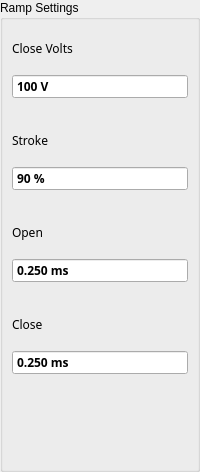
       <widget class="QGroupBox" name="groupBoxRampSettings">
        <property name="title">
         <string>Ramp Settings</string>
        </property>
        <property name="alignment">
         <set>Qt::AlignLeading|Qt::AlignLeft|Qt::AlignTop</set>
        </property>
        <layout class="QGridLayout" name="gridLayout_24">
         <property name="leftMargin">
          <number>0</number>
         </property>
         <property name="topMargin">
          <number>0</number>
         </property>
         <property name="rightMargin">
          <number>0</number>
         </property>
         <property name="bottomMargin">
          <number>4</number>
         </property>
         <property name="spacing">
          <number>4</number>
         </property>
         <item row="0" column="0">
          <widget class="ContentBoardItem" name="widgetDashBoardCloseVolts" native="true">
           <property name="sizePolicy">
            <sizepolicy hsizetype="Expanding" vsizetype="Fixed">
             <horstretch>0</horstretch>
             <verstretch>0</verstretch>
            </sizepolicy>
           </property>
           <property name="minimumSize">
            <size>
             <width>0</width>
             <height>88</height>
            </size>
           </property>
           <property name="maximumSize">
            <size>
             <width>16777215</width>
             <height>88</height>
            </size>
           </property>
           <property name="styleSheet">
            <string notr="true">/*QFrame{
     background:rgb(249,247,248);
     min-height: 80px;
     max-height: 80px;
}

QLabel{
  background:rgb(249,247,248);
  color: rgb(39,51,66);
  font-size: 16px;
  font-family: Siemens Sans;
  min-height: 20px;
  max-height: 20px;
}

QDoubleSpinBox{
background:rgb(255,255,255);
  color: rgb(39,51,66);
  font-size: 16px;
  font-weight: bold;
  font-family: Siemens Sans;
  min-height: 32px;
  max-height: 32px;
}
*/
QDoubleSpinBox::focus{
 border: 2px solid rgb(0,95,135);
}
</string>
           </property>
           <layout class="QGridLayout" name="gridLayout_16">
            <property name="leftMargin">
             <number>9</number>
            </property>
            <property name="rightMargin">
             <number>9</number>
            </property>
            <item row="1" column="0">
             <widget class="QLabel" name="labelContentBoardCloseVolts">
              <property name="font">
               <font>
                <family>Siemens Sans</family>
               </font>
              </property>
              <property name="styleSheet">
               <string notr="true"/>
              </property>
              <property name="text">
               <string>Close Volts</string>
              </property>
             </widget>
            </item>
            <item row="2" column="0">
             <widget class="QDoubleSpinBox" name="doubleSpinBoxCloseVolts">
              <property name="sizePolicy">
               <sizepolicy hsizetype="Ignored" vsizetype="Fixed">
                <horstretch>0</horstretch>
                <verstretch>0</verstretch>
               </sizepolicy>
              </property>
              <property name="font">
               <font>
                <family>Siemens Sans</family>
                <weight>75</weight>
                <bold>true</bold>
               </font>
              </property>
              <property name="focusPolicy">
               <enum>Qt::ClickFocus</enum>
              </property>
              <property name="styleSheet">
               <string notr="true"/>
              </property>
              <property name="wrapping">
               <bool>false</bool>
              </property>
              <property name="buttonSymbols">
               <enum>QAbstractSpinBox::NoButtons</enum>
              </property>
              <property name="keyboardTracking">
               <bool>false</bool>
              </property>
              <property name="suffix">
               <string> V</string>
              </property>
              <property name="decimals">
               <number>0</number>
              </property>
              <property name="minimum">
               <double>80.000000000000000</double>
              </property>
              <property name="maximum">
               <double>120.000000000000000</double>
              </property>
              <property name="singleStep">
               <double>1.000000000000000</double>
              </property>
              <property name="value">
               <double>100.000000000000000</double>
              </property>
             </widget>
            </item>
           </layout>
          </widget>
         </item>
         <item row="1" column="0">
          <widget class="ContentBoardItem" name="widgetDashBoardStroke" native="true">
           <property name="sizePolicy">
            <sizepolicy hsizetype="Expanding" vsizetype="Fixed">
             <horstretch>0</horstretch>
             <verstretch>0</verstretch>
            </sizepolicy>
           </property>
           <property name="minimumSize">
            <size>
             <width>0</width>
             <height>88</height>
            </size>
           </property>
           <property name="maximumSize">
            <size>
             <width>16777215</width>
             <height>88</height>
            </size>
           </property>
           <property name="styleSheet">
            <string notr="true">/*QFrame{
     background:rgb(249,247,248);
     min-height: 80px;
     max-height: 80px;
}

QLabel{
  background:rgb(249,247,248);
  color: rgb(39,51,66);
  font-size: 16px;
  font-family: Siemens Sans;
  min-height: 20px;
  max-height: 20px;
}

QDoubleSpinBox{
background:rgb(255,255,255);
  color: rgb(39,51,66);
  font-size: 16px;
  font-weight: bold;
  font-family: Siemens Sans;
  min-height: 32px;
  max-height: 32px;
}
*/
QDoubleSpinBox::focus{
 border: 2px solid rgb(0,95,135);
}

</string>
           </property>
           <layout class="QGridLayout" name="gridLayout_17">
            <property name="leftMargin">
             <number>9</number>
            </property>
            <property name="rightMargin">
             <number>9</number>
            </property>
            <item row="1" column="0">
             <widget class="QLabel" name="labelContentBoardStroke">
              <property name="font">
               <font>
                <family>Siemens Sans</family>
               </font>
              </property>
              <property name="styleSheet">
               <string notr="true"/>
              </property>
              <property name="text">
               <string>Stroke</string>
              </property>
             </widget>
            </item>
            <item row="2" column="0">
             <widget class="QDoubleSpinBox" name="doubleSpinBoxStroke">
              <property name="sizePolicy">
               <sizepolicy hsizetype="Ignored" vsizetype="Fixed">
                <horstretch>0</horstretch>
                <verstretch>0</verstretch>
               </sizepolicy>
              </property>
              <property name="font">
               <font>
                <family>Siemens Sans</family>
                <weight>75</weight>
                <bold>true</bold>
               </font>
              </property>
              <property name="focusPolicy">
               <enum>Qt::ClickFocus</enum>
              </property>
              <property name="styleSheet">
               <string notr="true"/>
              </property>
              <property name="wrapping">
               <bool>false</bool>
              </property>
              <property name="buttonSymbols">
               <enum>QAbstractSpinBox::NoButtons</enum>
              </property>
              <property name="suffix">
               <string> %</string>
              </property>
              <property name="decimals">
               <number>0</number>
              </property>
              <property name="minimum">
               <double>75.000000000000000</double>
              </property>
              <property name="maximum">
               <double>90.000000000000000</double>
              </property>
              <property name="singleStep">
               <double>1.000000000000000</double>
              </property>
              <property name="value">
               <double>90.000000000000000</double>
              </property>
             </widget>
            </item>
           </layout>
          </widget>
         </item>
         <item row="2" column="0">
          <widget class="ContentBoardItem" name="widgetDashBoardOpen" native="true">
           <property name="sizePolicy">
            <sizepolicy hsizetype="Expanding" vsizetype="Fixed">
             <horstretch>0</horstretch>
             <verstretch>0</verstretch>
            </sizepolicy>
           </property>
           <property name="minimumSize">
            <size>
             <width>0</width>
             <height>88</height>
            </size>
           </property>
           <property name="maximumSize">
            <size>
             <width>16777215</width>
             <height>88</height>
            </size>
           </property>
           <property name="styleSheet">
            <string notr="true">/*QFrame{
     background:rgb(249,247,248);
     min-height: 80px;
     max-height: 80px;
}

QLabel{
  background:rgb(249,247,248);
  color: rgb(39,51,66);
  font-size: 16px;
  font-family: Siemens Sans;
  min-height: 20px;
  max-height: 20px;
}

QDoubleSpinBox{
background:rgb(255,255,255);
  color: rgb(39,51,66);
  font-size: 16px;
  font-weight: bold;
  font-family: Siemens Sans;
  min-height: 32px;
  max-height: 32px;
}
*/

QDoubleSpinBox::focus{
 border: 2px solid rgb(0,95,135);
}
</string>
           </property>
           <layout class="QGridLayout" name="gridLayout_20">
            <property name="leftMargin">
             <number>9</number>
            </property>
            <property name="rightMargin">
             <number>9</number>
            </property>
            <item row="1" column="0">
             <widget class="QLabel" name="labelContentBoardOpen">
              <property name="font">
               <font>
                <family>Siemens Sans</family>
               </font>
              </property>
              <property name="styleSheet">
               <string notr="true"/>
              </property>
              <property name="text">
               <string>Open</string>
              </property>
             </widget>
            </item>
            <item row="2" column="0">
             <widget class="QDoubleSpinBox" name="doubleSpinBoxOpen">
              <property name="sizePolicy">
               <sizepolicy hsizetype="Ignored" vsizetype="Fixed">
                <horstretch>0</horstretch>
                <verstretch>0</verstretch>
               </sizepolicy>
              </property>
              <property name="font">
               <font>
                <family>Siemens Sans</family>
                <weight>75</weight>
                <bold>true</bold>
               </font>
              </property>
              <property name="focusPolicy">
               <enum>Qt::ClickFocus</enum>
              </property>
              <property name="styleSheet">
               <string notr="true"/>
              </property>
              <property name="wrapping">
               <bool>false</bool>
              </property>
              <property name="buttonSymbols">
               <enum>QAbstractSpinBox::NoButtons</enum>
              </property>
              <property name="suffix">
               <string> ms</string>
              </property>
              <property name="decimals">
               <number>3</number>
              </property>
              <property name="minimum">
               <double>0.100000000000000</double>
              </property>
              <property name="maximum">
               <double>0.500000000000000</double>
              </property>
              <property name="singleStep">
               <double>0.001000000000000</double>
              </property>
              <property name="value">
               <double>0.250000000000000</double>
              </property>
             </widget>
            </item>
           </layout>
          </widget>
         </item>
         <item row="3" column="0">
          <widget class="ContentBoardItem" name="widgetDashBoardClose" native="true">
           <property name="sizePolicy">
            <sizepolicy hsizetype="Expanding" vsizetype="Fixed">
             <horstretch>0</horstretch>
             <verstretch>0</verstretch>
            </sizepolicy>
           </property>
           <property name="minimumSize">
            <size>
             <width>0</width>
             <height>88</height>
            </size>
           </property>
           <property name="maximumSize">
            <size>
             <width>16777215</width>
             <height>88</height>
            </size>
           </property>
           <property name="styleSheet">
            <string notr="true">/*QFrame{
     background:rgb(249,247,248);
     min-height: 80px;
     max-height: 80px;
}

QLabel{
  background:rgb(249,247,248);
  color: rgb(39,51,66);
  font-size: 16px;
  font-family: Siemens Sans;
  min-height: 20px;
  max-height: 20px;
}

QDoubleSpinBox{
background:rgb(255,255,255);
  color: rgb(39,51,66);
  font-size: 16px;
  font-weight: bold;
  font-family: Siemens Sans;
  min-height: 32px;
  max-height: 32px;
}
*/

QDoubleSpinBox::focus{
 border: 2px solid rgb(0,95,135);
}

</string>
           </property>
           <layout class="QGridLayout" name="gridLayout_19">
            <property name="leftMargin">
             <number>9</number>
            </property>
            <property name="rightMargin">
             <number>9</number>
            </property>
            <item row="1" column="0">
             <widget class="QLabel" name="labelContentBoardClose">
              <property name="font">
               <font>
                <family>Siemens Sans</family>
               </font>
              </property>
              <property name="styleSheet">
               <string notr="true"/>
              </property>
              <property name="text">
               <string>Close</string>
              </property>
             </widget>
            </item>
            <item row="2" column="0">
             <widget class="QDoubleSpinBox" name="doubleSpinBoxClose">
              <property name="sizePolicy">
               <sizepolicy hsizetype="Ignored" vsizetype="Fixed">
                <horstretch>0</horstretch>
                <verstretch>0</verstretch>
               </sizepolicy>
              </property>
              <property name="font">
               <font>
                <family>Siemens Sans</family>
                <weight>75</weight>
                <bold>true</bold>
               </font>
              </property>
              <property name="focusPolicy">
               <enum>Qt::ClickFocus</enum>
              </property>
              <property name="styleSheet">
               <string notr="true"/>
              </property>
              <property name="wrapping">
               <bool>false</bool>
              </property>
              <property name="buttonSymbols">
               <enum>QAbstractSpinBox::NoButtons</enum>
              </property>
              <property name="suffix">
               <string> ms</string>
              </property>
              <property name="decimals">
               <number>3</number>
              </property>
              <property name="minimum">
               <double>0.200000000000000</double>
              </property>
              <property name="maximum">
               <double>2.000000000000000</double>
              </property>
              <property name="singleStep">
               <double>0.001000000000000</double>
              </property>
              <property name="value">
               <double>0.250000000000000</double>
              </property>
             </widget>
            </item>
           </layout>
          </widget>
         </item>
         <item row="4" column="0">
          <spacer name="verticalSpacer_2">
           <property name="orientation">
            <enum>Qt::Vertical</enum>
           </property>
           <property name="sizeHint" stdset="0">
            <size>
             <width>20</width>
             <height>81</height>
            </size>
           </property>
          </spacer>
         </item>
        </layout>
       </widget>
